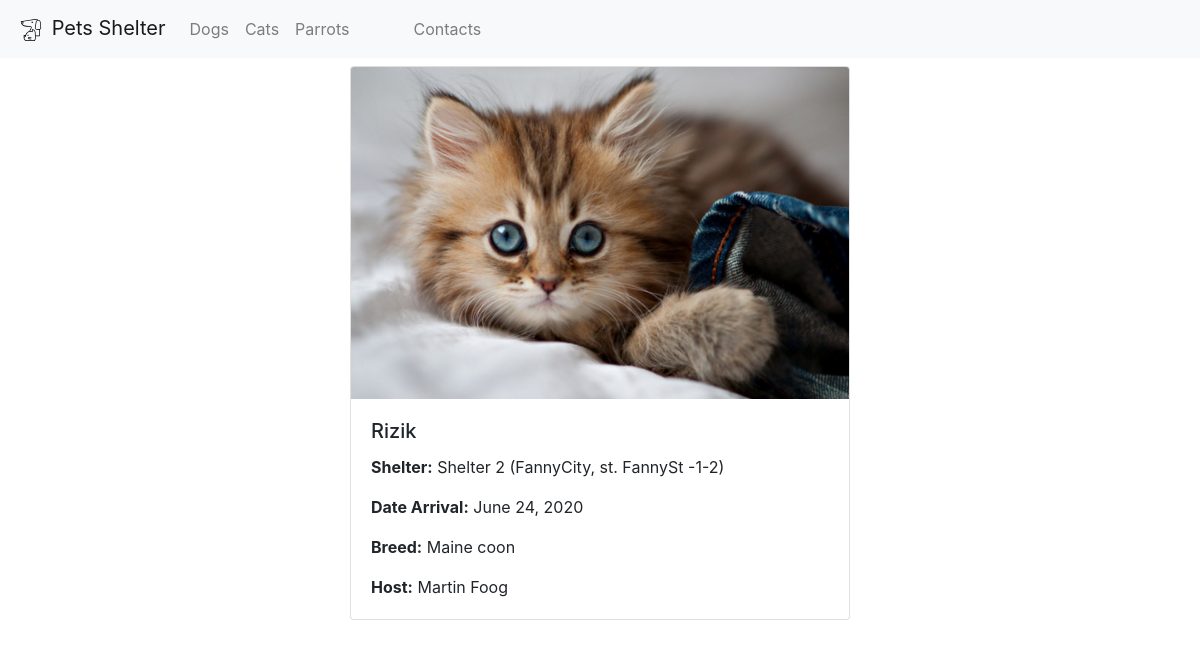
Screenshot of /pet/2 with the database file from the repository.
### catalog/models.py (models this page shows, shortened)
class Pets(models.Model):
    TYPES = [
        (1, 'dogs'),
        (2, 'cats'),
        (3, 'parrots'),
    ]
    name = models.TextField()
    type = models.PositiveSmallIntegerField(default=1, choices=TYPES)
    breed = models.TextField(default='')
    datearrival = models.DateField()
    host = models.TextField(default='')
    image = models.ImageField(upload_to='pet_avatars/%Y/%m/%d', blank=True)
    shelter = models.ForeignKey(Shelter, on_delete=models.CASCADE)

class Shelter(models.Model):
    title = models.TextField()
    address = models.TextField()
    def __str__(self):
        return self.title

### catalog/views.py (the view)
# urls.py: path('pet/<str:id>', pet, name="pet"),
def pet(request, id):
    template = loader.get_template('pet.html')
    pet = Pets.objects.filter(id = id).first()
    data = {"pet" : pet}
    return HttpResponse(template.render(data))

### catalog/templates/pet.html
{% extends 'base.html' %}
{% block content %}
<div class="d-flex justify-content-center">
    <div class="card mt-2" style="width:500px;">
          <img class="card-img-top" src="{{ pet.image.url }}" alt="Card image cap">
          <div class="card-body">
            <h5 class="card-title">{{ pet.name }}</h5>
              <p class="card-text"><b>Shelter:</b> {{pet.shelter}} ({{pet.shelter.address}})</p>
              <p class="card-text"><b>Date Arrival:</b> {{pet.datearrival}}</p>
              <p class="card-text"><b>Breed:</b> {{pet.breed}}</p>
              <p class="card-text"><b>Host:</b> {{pet.host}}</p>
          </div>
    </div>
</div>
{% endblock %}

### rows the page displays
Pets: image (picture), name "Rizik", shelter "Shelter 2", shelter.address "FannyCity, st. FannySt -1-2", datearrival "June 24, 2020", breed "Maine coon", host "Martin Foog"
